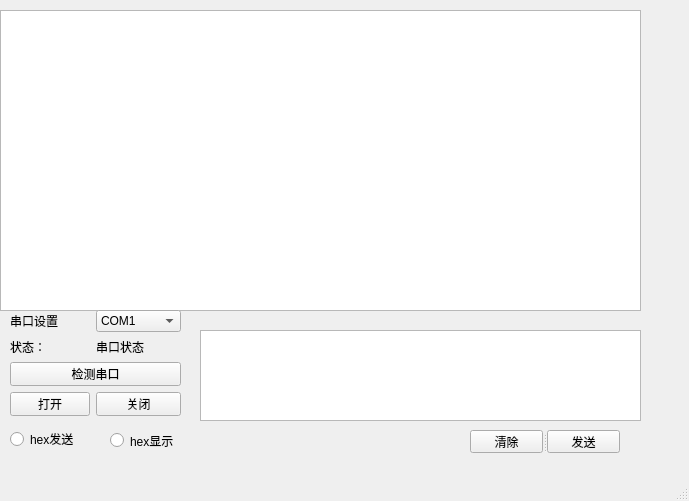
<?xml version="1.0" encoding="UTF-8"?>
<ui version="4.0">
 <class>mainWindow</class>
 <widget class="QMainWindow" name="mainWindow">
  <property name="geometry">
   <rect>
    <x>0</x>
    <y>0</y>
    <width>689</width>
    <height>501</height>
   </rect>
  </property>
  <property name="windowTitle">
   <string>串口辅助工具</string>
  </property>
  <widget class="QWidget" name="centralwidget">
   <widget class="QTextBrowser" name="textBrowser">
    <property name="geometry">
     <rect>
      <x>0</x>
      <y>10</y>
      <width>641</width>
      <height>301</height>
     </rect>
    </property>
   </widget>
   <widget class="QTextEdit" name="textEdit">
    <property name="geometry">
     <rect>
      <x>200</x>
      <y>330</y>
      <width>441</width>
      <height>91</height>
     </rect>
    </property>
   </widget>
   <widget class="QWidget" name="layoutWidget">
    <property name="geometry">
     <rect>
      <x>10</x>
      <y>310</y>
      <width>171</width>
      <height>112</height>
     </rect>
    </property>
    <layout class="QFormLayout" name="formLayout_2">
     <item row="0" column="0">
      <widget class="QLabel" name="label">
       <property name="text">
        <string>串口设置</string>
       </property>
      </widget>
     </item>
     <item row="0" column="1">
      <widget class="QComboBox" name="comboBox_4">
       <item>
        <property name="text">
         <string>COM1</string>
        </property>
       </item>
      </widget>
     </item>
     <item row="1" column="0">
      <widget class="QLabel" name="label_2">
       <property name="text">
        <string>状态：</string>
       </property>
      </widget>
     </item>
     <item row="1" column="1">
      <widget class="QLabel" name="label_12">
       <property name="text">
        <string>串口状态</string>
       </property>
      </widget>
     </item>
     <item row="3" column="0" colspan="2">
      <widget class="QPushButton" name="pushButton_3">
       <property name="text">
        <string>检测串口</string>
       </property>
      </widget>
     </item>
     <item row="4" column="0">
      <widget class="QPushButton" name="pushButton">
       <property name="text">
        <string>打开</string>
       </property>
      </widget>
     </item>
     <item row="4" column="1">
      <widget class="QPushButton" name="pushButton_2">
       <property name="text">
        <string>关闭</string>
       </property>
      </widget>
     </item>
     <item row="5" column="0">
      <layout class="QVBoxLayout" name="verticalLayout_3"/>
     </item>
    </layout>
   </widget>
   <widget class="QSplitter" name="splitter">
    <property name="geometry">
     <rect>
      <x>470</x>
      <y>430</y>
      <width>150</width>
      <height>23</height>
     </rect>
    </property>
    <property name="orientation">
     <enum>Qt::Horizontal</enum>
    </property>
    <widget class="QPushButton" name="pushButton_4">
     <property name="text">
      <string>清除</string>
     </property>
    </widget>
    <widget class="QPushButton" name="pushButton_5">
     <property name="text">
      <string>发送</string>
     </property>
    </widget>
   </widget>
   <widget class="QWidget" name="layoutWidget">
    <property name="geometry">
     <rect>
      <x>10</x>
      <y>430</y>
      <width>88</width>
      <height>18</height>
     </rect>
    </property>
    <layout class="QVBoxLayout" name="verticalLayout_2">
     <item>
      <widget class="QRadioButton" name="checkBox_2">
       <property name="text">
        <string>hex发送</string>
       </property>
      </widget>
     </item>
    </layout>
   </widget>
   <widget class="QWidget" name="verticalLayoutWidget">
    <property name="geometry">
     <rect>
      <x>110</x>
      <y>430</y>
      <width>71</width>
      <height>21</height>
     </rect>
    </property>
    <layout class="QVBoxLayout" name="verticalLayout">
     <item>
      <widget class="QRadioButton" name="checkBox">
       <property name="text">
        <string>hex显示</string>
       </property>
      </widget>
     </item>
    </layout>
   </widget>
  </widget>
  <widget class="QMenuBar" name="menubar">
   <property name="geometry">
    <rect>
     <x>0</x>
     <y>0</y>
     <width>689</width>
     <height>23</height>
    </rect>
   </property>
  </widget>
  <widget class="QStatusBar" name="statusbar"/>
 </widget>
 <resources/>
 <connections/>
</ui>
